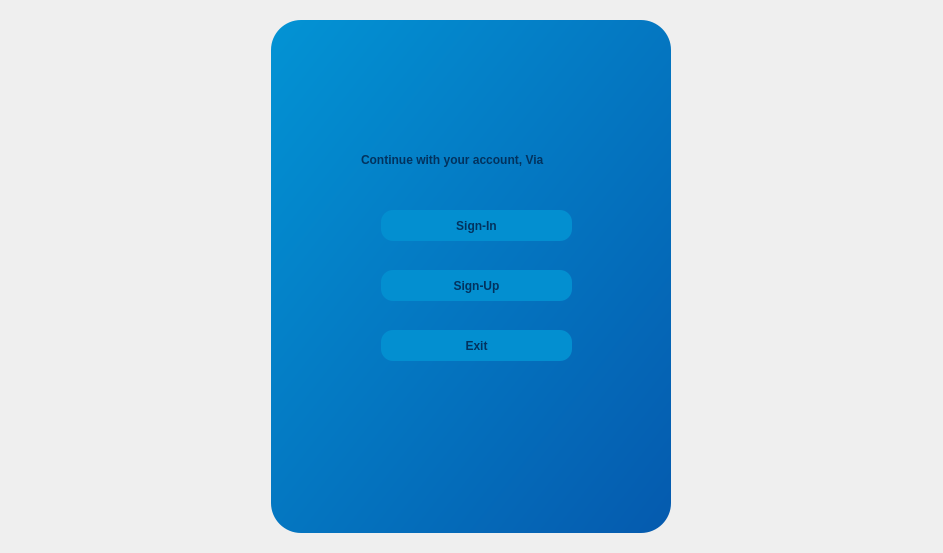
      <widget class="QWidget" name="page">
       <layout class="QHBoxLayout" name="horizontalLayout">
        <item>
         <widget class="QWidget" name="widget" native="true">
          <property name="minimumSize">
           <size>
            <width>921</width>
            <height>531</height>
           </size>
          </property>
          <property name="maximumSize">
           <size>
            <width>921</width>
            <height>531</height>
           </size>
          </property>
          <layout class="QHBoxLayout" name="horizontalLayout_2">
           <property name="spacing">
            <number>0</number>
           </property>
           <item>
            <widget class="QFrame" name="frame">
             <property name="minimumSize">
              <size>
               <width>400</width>
               <height>0</height>
              </size>
             </property>
             <property name="maximumSize">
              <size>
               <width>400</width>
               <height>16777215</height>
              </size>
             </property>
             <property name="styleSheet">
              <string notr="true">QFrame#frame{
background-color: qlineargradient(spread:pad, x1:1, y1:1, x2:0, y2:0, stop:0 rgba(5, 90, 174, 255), stop:1 rgba(3, 147, 212, 255));
border-radius: 30%
}</string>
             </property>
             <property name="frameShape">
              <enum>QFrame::StyledPanel</enum>
             </property>
             <property name="frameShadow">
              <enum>QFrame::Raised</enum>
             </property>
             <widget class="QLabel" name="label">
              <property name="geometry">
               <rect>
                <x>90</x>
                <y>130</y>
                <width>243</width>
                <height>19</height>
               </rect>
              </property>
              <property name="styleSheet">
               <string notr="true">font: 75 12pt &quot;Arial&quot;;
font-weight:550;
color: rgb(2, 50, 94);</string>
              </property>
              <property name="text">
               <string>Continue with your account, Via</string>
              </property>
             </widget>
             <widget class="QPushButton" name="signinstart">
              <property name="geometry">
               <rect>
                <x>110</x>
                <y>190</y>
                <width>191</width>
                <height>31</height>
               </rect>
              </property>
              <property name="cursor">
               <cursorShape>PointingHandCursor</cursorShape>
              </property>
              <property name="styleSheet">
               <string notr="true">*{color: rgb(2, 50, 94);
background-color: rgb(3, 143, 208);
border: opx;
border-radius: 12%;
font: 75 12pt &quot;Arial&quot;;
font-weight:550;
}
::hover{
border: 2px solid rgb(3, 65, 124);
background-color: rgb(3, 65, 124);
	color: rgb(3, 175, 255);


}</string>
              </property>
              <property name="text">
               <string>Sign-In</string>
              </property>
             </widget>
             <widget class="QPushButton" name="signupstart">
              <property name="geometry">
               <rect>
                <x>110</x>
                <y>250</y>
                <width>191</width>
                <height>31</height>
               </rect>
              </property>
              <property name="cursor">
               <cursorShape>PointingHandCursor</cursorShape>
              </property>
              <property name="styleSheet">
               <string notr="true">*{color: rgb(2, 50, 94);
background-color: rgb(3, 143, 208);
border: opx;
border-radius: 12%;
font: 75 12pt &quot;Arial&quot;;
font-weight:550;
}
::hover{
border: 2px solid rgb(3, 65, 124);
background-color: rgb(3, 65, 124);
	color: rgb(3, 175, 255);


}</string>
              </property>
              <property name="text">
               <string>Sign-Up</string>
              </property>
             </widget>
             <widget class="QPushButton" name="exitstart">
              <property name="geometry">
               <rect>
                <x>110</x>
                <y>310</y>
                <width>191</width>
                <height>31</height>
               </rect>
              </property>
              <property name="cursor">
               <cursorShape>PointingHandCursor</cursorShape>
              </property>
              <property name="styleSheet">
               <string notr="true">*{color: rgb(2, 50, 94);
background-color: rgb(3, 143, 208);
border: opx;
border-radius: 12%;
font: 75 12pt &quot;Arial&quot;;
font-weight:550;
}
::hover{
border: 2px solid rgb(3, 65, 124);
background-color: rgb(3, 65, 124);
	color: rgb(3, 175, 255);


}</string>
              </property>
              <property name="text">
               <string>Exit</string>
              </property>
             </widget>
            </widget>
           </item>
          </layout>
         </widget>
        </item>
       </layout>
      </widget>
